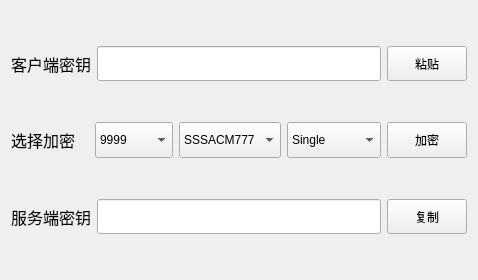
<?xml version="1.0" encoding="UTF-8"?>
<ui version="4.0">
 <class>Form</class>
 <widget class="QWidget" name="Form">
  <property name="geometry">
   <rect>
    <x>0</x>
    <y>0</y>
    <width>478</width>
    <height>280</height>
   </rect>
  </property>
  <property name="minimumSize">
   <size>
    <width>350</width>
    <height>280</height>
   </size>
  </property>
  <property name="maximumSize">
   <size>
    <width>700</width>
    <height>560</height>
   </size>
  </property>
  <property name="windowTitle">
   <string>Key</string>
  </property>
  <layout class="QVBoxLayout" name="verticalLayout" stretch="1,1,1,1,1,1,1">
   <item>
    <spacer name="verticalSpacer">
     <property name="orientation">
      <enum>Qt::Orientation::Vertical</enum>
     </property>
     <property name="sizeHint" stdset="0">
      <size>
       <width>20</width>
       <height>40</height>
      </size>
     </property>
    </spacer>
   </item>
   <item>
    <layout class="QHBoxLayout" name="horizontalLayout">
     <item>
      <widget class="QLabel" name="label">
       <property name="font">
        <font>
         <pointsize>12</pointsize>
        </font>
       </property>
       <property name="text">
        <string>客户端密钥</string>
       </property>
      </widget>
     </item>
     <item>
      <widget class="QLineEdit" name="lineEdit">
       <property name="sizePolicy">
        <sizepolicy hsizetype="Expanding" vsizetype="Expanding">
         <horstretch>0</horstretch>
         <verstretch>0</verstretch>
        </sizepolicy>
       </property>
      </widget>
     </item>
     <item>
      <widget class="QPushButton" name="pushButton_3">
       <property name="sizePolicy">
        <sizepolicy hsizetype="Minimum" vsizetype="Expanding">
         <horstretch>0</horstretch>
         <verstretch>0</verstretch>
        </sizepolicy>
       </property>
       <property name="text">
        <string>粘贴</string>
       </property>
      </widget>
     </item>
    </layout>
   </item>
   <item>
    <spacer name="verticalSpacer_3">
     <property name="orientation">
      <enum>Qt::Orientation::Vertical</enum>
     </property>
     <property name="sizeHint" stdset="0">
      <size>
       <width>20</width>
       <height>40</height>
      </size>
     </property>
    </spacer>
   </item>
   <item>
    <layout class="QHBoxLayout" name="horizontalLayout_2">
     <item>
      <widget class="QLabel" name="label_2">
       <property name="font">
        <font>
         <pointsize>12</pointsize>
        </font>
       </property>
       <property name="text">
        <string>选择加密</string>
       </property>
      </widget>
     </item>
     <item>
      <widget class="QComboBox" name="comboBox">
       <property name="sizePolicy">
        <sizepolicy hsizetype="Preferred" vsizetype="Expanding">
         <horstretch>0</horstretch>
         <verstretch>0</verstretch>
        </sizepolicy>
       </property>
       <item>
        <property name="text">
         <string>9999</string>
        </property>
       </item>
       <item>
        <property name="text">
         <string>31</string>
        </property>
       </item>
      </widget>
     </item>
     <item>
      <widget class="QComboBox" name="comboBox_2">
       <property name="sizePolicy">
        <sizepolicy hsizetype="Preferred" vsizetype="Expanding">
         <horstretch>0</horstretch>
         <verstretch>0</verstretch>
        </sizepolicy>
       </property>
       <item>
        <property name="text">
         <string>SSSACM777</string>
        </property>
       </item>
       <item>
        <property name="text">
         <string>PokeA01</string>
        </property>
       </item>
       <item>
        <property name="text">
         <string>PokeA02</string>
        </property>
       </item>
       <item>
        <property name="text">
         <string>PokeA03</string>
        </property>
       </item>
       <item>
        <property name="text">
         <string>PokeA04</string>
        </property>
       </item>
       <item>
        <property name="text">
         <string>PokeA05</string>
        </property>
       </item>
       <item>
        <property name="text">
         <string>PokeA06</string>
        </property>
       </item>
       <item>
        <property name="text">
         <string>PokeC01</string>
        </property>
       </item>
       <item>
        <property name="text">
         <string>PokeC02</string>
        </property>
       </item>
       <item>
        <property name="text">
         <string>PokeC03</string>
        </property>
       </item>
       <item>
        <property name="text">
         <string>PokeM01</string>
        </property>
       </item>
       <item>
        <property name="text">
         <string>PokeM02</string>
        </property>
       </item>
       <item>
        <property name="text">
         <string>PokeM03</string>
        </property>
       </item>
      </widget>
     </item>
     <item>
      <widget class="QComboBox" name="comboBox_3">
       <property name="sizePolicy">
        <sizepolicy hsizetype="Preferred" vsizetype="Expanding">
         <horstretch>0</horstretch>
         <verstretch>0</verstretch>
        </sizepolicy>
       </property>
       <item>
        <property name="text">
         <string>Single</string>
        </property>
       </item>
       <item>
        <property name="text">
         <string>Perfume</string>
        </property>
       </item>
       <item>
        <property name="text">
         <string>Spray</string>
        </property>
       </item>
       <item>
        <property name="text">
         <string>Cluster</string>
        </property>
       </item>
       <item>
        <property name="text">
         <string>Angling</string>
        </property>
       </item>
       <item>
        <property name="text">
         <string>Egg-laying</string>
        </property>
       </item>
       <item>
        <property name="text">
         <string>Shroomish</string>
        </property>
       </item>
       <item>
        <property name="text">
         <string>Male-insect</string>
        </property>
       </item>
       <item>
        <property name="text">
         <string>Ditto</string>
        </property>
       </item>
       <item>
        <property name="text">
         <string>Steal</string>
        </property>
       </item>
       <item>
        <property name="text">
         <string>Treasure</string>
        </property>
       </item>
       <item>
        <property name="text">
         <string/>
        </property>
       </item>
      </widget>
     </item>
     <item>
      <widget class="QPushButton" name="pushButton">
       <property name="sizePolicy">
        <sizepolicy hsizetype="Minimum" vsizetype="Expanding">
         <horstretch>0</horstretch>
         <verstretch>0</verstretch>
        </sizepolicy>
       </property>
       <property name="text">
        <string>加密</string>
       </property>
      </widget>
     </item>
    </layout>
   </item>
   <item>
    <spacer name="verticalSpacer_4">
     <property name="orientation">
      <enum>Qt::Orientation::Vertical</enum>
     </property>
     <property name="sizeHint" stdset="0">
      <size>
       <width>20</width>
       <height>40</height>
      </size>
     </property>
    </spacer>
   </item>
   <item>
    <layout class="QHBoxLayout" name="horizontalLayout_3">
     <item>
      <widget class="QLabel" name="label_3">
       <property name="font">
        <font>
         <pointsize>12</pointsize>
        </font>
       </property>
       <property name="text">
        <string>服务端密钥</string>
       </property>
      </widget>
     </item>
     <item>
      <widget class="QLineEdit" name="lineEdit_2">
       <property name="sizePolicy">
        <sizepolicy hsizetype="Expanding" vsizetype="Expanding">
         <horstretch>0</horstretch>
         <verstretch>0</verstretch>
        </sizepolicy>
       </property>
      </widget>
     </item>
     <item>
      <widget class="QPushButton" name="pushButton_2">
       <property name="sizePolicy">
        <sizepolicy hsizetype="Minimum" vsizetype="Expanding">
         <horstretch>0</horstretch>
         <verstretch>0</verstretch>
        </sizepolicy>
       </property>
       <property name="text">
        <string>复制</string>
       </property>
      </widget>
     </item>
    </layout>
   </item>
   <item>
    <spacer name="verticalSpacer_2">
     <property name="orientation">
      <enum>Qt::Orientation::Vertical</enum>
     </property>
     <property name="sizeHint" stdset="0">
      <size>
       <width>20</width>
       <height>40</height>
      </size>
     </property>
    </spacer>
   </item>
  </layout>
 </widget>
 <resources/>
 <connections/>
</ui>
